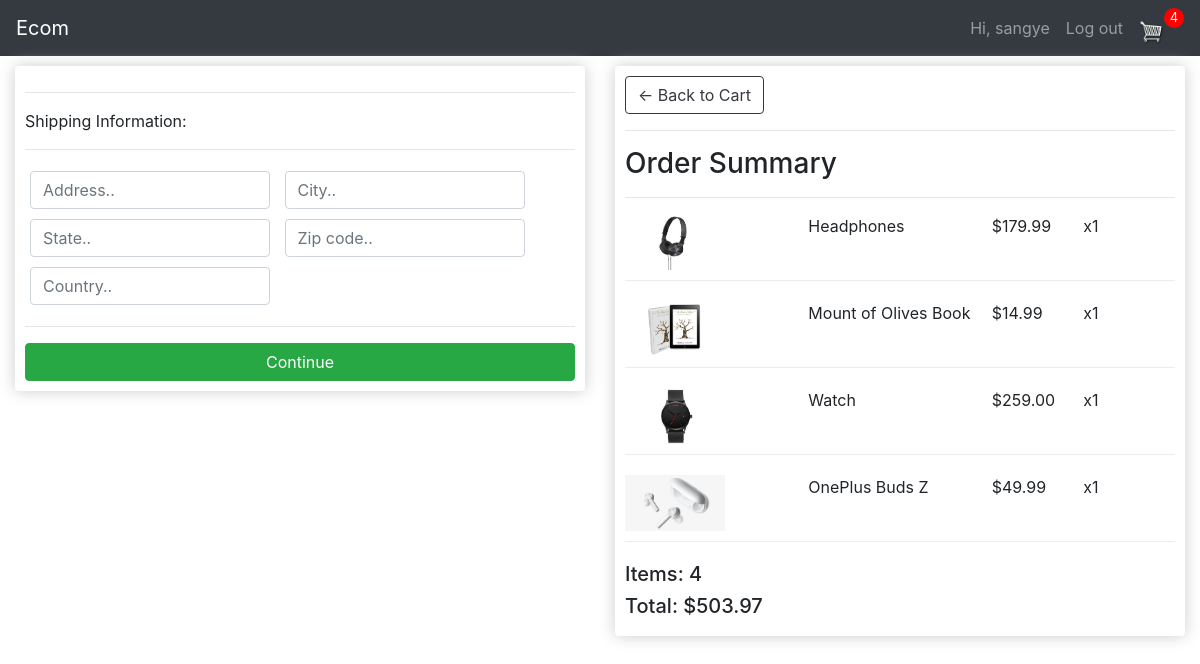
The page /checkout/ (signed in) on the database as committed earlier.
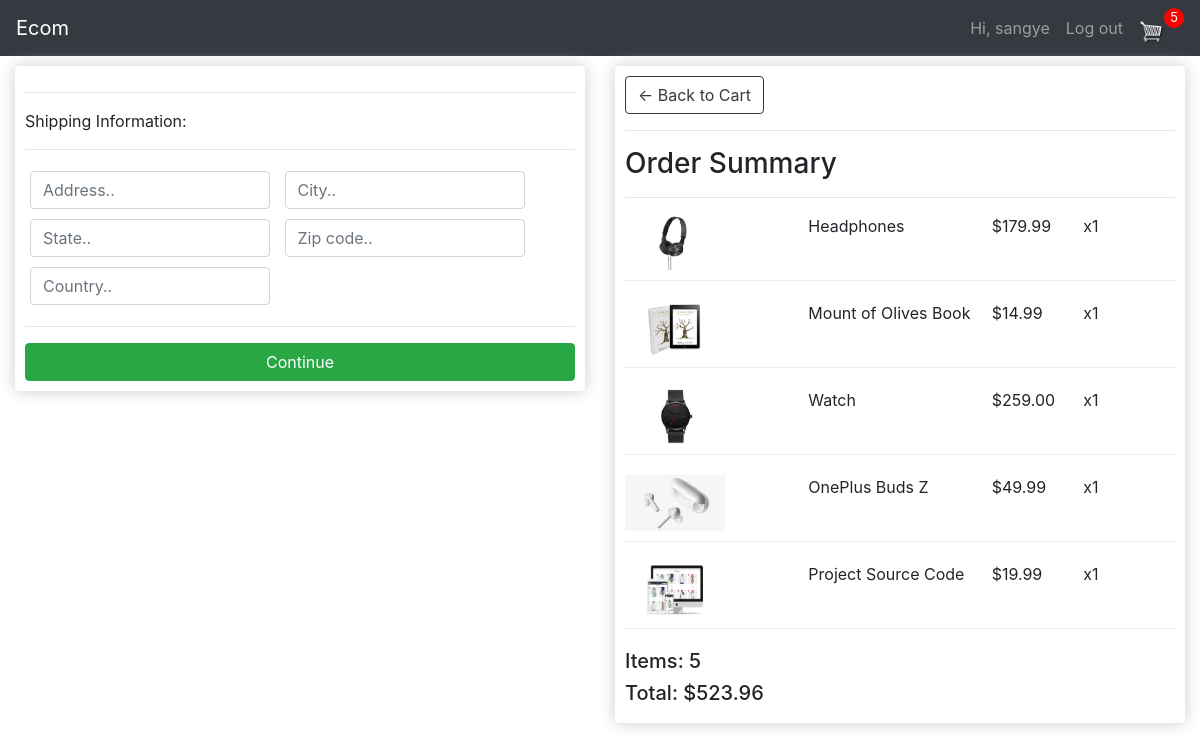
The same page on the database as committed later.
### store/models.py (models this page shows, shortened)
class OrderItem(models.Model):
    product = models.ForeignKey(Product, on_delete=models.SET_NULL, blank=True, null=True)
    order = models.ForeignKey(Order, on_delete=models.SET_NULL, blank=True, null=True)
    quantity = models.IntegerField(default=0, blank=True, null=True)
    date_added = models.DateTimeField(auto_now_add=True)
    @property
    def get_total(self):
        total = self.product.price * self.quantity
        return total

class Product(models.Model):
    name = models.CharField(max_length=200)
    price = models.DecimalField(max_digits=7, decimal_places=2)
    digital = models.BooleanField(default=False, null=True, blank=False)
    image = models.ImageField(null=True, blank=True)
    def __str__(self):
        return self.name
    @property
    def image_url(self):
        try:
            url = self.image.url
        except:
            url = ''
        return url

class Order(models.Model):
    customer = models.ForeignKey(Customer, on_delete=models.SET_NULL, blank=True, null=True)
    date_ordered = models.DateField(auto_now_add=True)
    complete = models.BooleanField(default=False, null=True, blank=False)
    transaction_id = models.CharField(max_length=200, null=True)
    @property
    def shipping(self):
        shipping = False
        order_items = self.orderitem_set.all()
        for item in order_items:
            if item.product.digital == False:
                shipping = True
        return shipping
    @property
    def get_cart_total(self):
        orderitems = self.orderitem_set.all()
        total = sum([item.get_total for item in orderitems])
        return total
    @property
    def get_cart_items(self):
        orderitems = self.orderitem_set.all()
        total = sum([item.quantity for item in orderitems])
        return total

### store/views.py (the view)
# urls.py: path('checkout/', views.check_out, name='checkout'),
def check_out(request):
    data = cart_data(request)
    items = data['items']
    order = data['order']
    cart_items = data['cartItems']
    context = {'items': items, 'order': order, 'cartItems': cart_items}
    return render(request, 'store/checkout.html', context)

### store/utils.py (called while the page is built)
def cart_data(request):
    if request.user.is_authenticated:
        customer = request.user.customer
        order, created = Order.objects.get_or_create(customer=customer, complete=False)
        items = order.orderitem_set.all()
        cart_items = order.get_cart_items
    else:
        cookie_data = cookie_cart(request)
        items = cookie_data['items']
        order = cookie_data['order']
        cart_items = cookie_data['cartItems']
    return {'items': items, 'order': order, 'cartItems': cart_items}

### store/templates/store/checkout.html (shortened to what this page needs)
{% extends 'store/base.html' %}
{% load static %}
{% block content %}
    <div class="row">
        <div class="col-lg-6">
            <div class="box-element" id="form-wrapper">
                <form action="" id="form">
                    <div id="shipping-info">
                        <hr>
                        <p>Shipping Information:</p>
                        <hr>
                        <div class="form-field">
                            <input class="form-control" type="text" name="address" id="" placeholder="Address..">
                        </div>
                        <div class="form-field">
                            <input class="form-control" type="text" name="city" id="" placeholder="City..">
                        </div>
                        <div class="form-field">
                            <input class="form-control" type="text" name="state" id="" placeholder="State..">
                        </div>
                        <div class="form-field">
                            <input class="form-control" type="text" name="zipcode" id="" placeholder="Zip code..">
                        </div>
                        <div class="form-field">
                            <input class="form-control" type="text" name="country" id="" placeholder="Country..">
                        </div>
                    </div>
                    <hr>
                    <input id="form-button" class="btn btn-success btn-block" type="submit" value="Continue">
                </form>
            </div>
            <br>
        </div>
        <div class="col-lg-6">
            <div class="box-element">
                <a class="btn btn-outline-dark" href="{% url 'store:cart' %}">&#x2190; Back to Cart</a>
                <hr>
                <h3>Order Summary</h3>
                <hr>
                {% for item in items %}
                    <div class="cart-row">
                        <div class="flex-2"><img class="row-image default" src="{{item.product.image_url}}" alt="{{item.product}}"></div>
                        <div class="flex-2"><p>{{item.product.name}}</p></div>
                        <div class="flex-1"><p>${{item.product.price}}</p></div>
                        <div class="flex-1"><p>x{{item.quantity}}</p></div>
                    </div>
                {% endfor %}
                <h5>Items: {{order.get_cart_items}}</h5>
                <h5>Total: ${{order.get_cart_total}}</h5>
            </div>
        </div>
    </div>
{% endblock content %}

### store/templates/store/base.html (shortened to what this page needs)
{% load bootstrap4 %}
<!doctype html>
<html lang="en">
  <head>
    <link rel="stylesheet" href="https://stackpath.bootstrapcdn.com/bootstrap/4.5.2/css/bootstrap.min.css">
    {% load static %}
    <link rel="stylesheet" href="{% static 'css/main.css' %}">
  </head>
  <body>
    <nav class="navbar navbar-expand-lg navbar-dark bg-dark">
        <a class="navbar-brand" href="{% url 'store:index' %}">Ecom</a>
        <div class="collapse navbar-collapse" id="navbarSupportedContent">
          <ul class="navbar-nav ml-auto">
            {% if user.is_authenticated %}
              <li class="nav-item">
                <a class="nav-link" href="#">Hi, {{ user.username }}</a>
              </li>
              <li class="nav-item">
                <a class="nav-link" href="{% url 'users:logout' %}">Log out</a>
              </li>
            {% endif %}
            <li class="nav-item">
              <div class="form-inline">
                <a href="{% url 'store:cart' %}">
                 <img id="cart-icon" src="{% static 'images/cart.png' %}" alt="cart">
               </a>
               <p id="cart-total">{{cartItems}}</p>
              </div>
            </li>
          </ul>
        </div>
    </nav>
    <div class="container-fluid">
      {% block content %}
      {% endblock content %}
    </div>
  </body>
</html>

Rows that differ between the two databases and show on the page:
added OrderItem: product.image_url (picture), product.name "Project Source Code", product.price "19.99", quantity "1"
computed for Order: get_cart_items "4" → "5"; get_cart_total "503.97" → "523.96"
Other text that changed with them:
{{ cartItems }}: "4" → "5"
